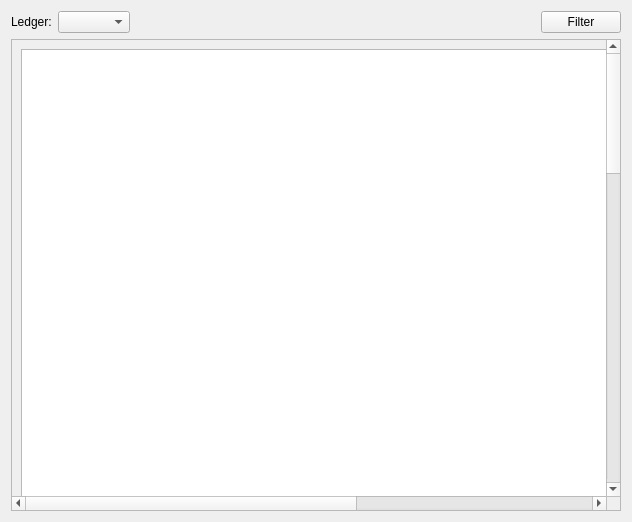
<?xml version="1.0" encoding="UTF-8"?>
<ui version="4.0">
 <class>AnalysisView</class>
 <widget class="QWidget" name="AnalysisView">
  <property name="geometry">
   <rect>
    <x>0</x>
    <y>0</y>
    <width>632</width>
    <height>522</height>
   </rect>
  </property>
  <property name="windowTitle">
   <string>Analysis View</string>
  </property>
  <layout class="QVBoxLayout" name="verticalLayout">
   <item>
    <layout class="QHBoxLayout" name="horizontalLayout">
     <item>
      <widget class="QLabel" name="label">
       <property name="text">
        <string>Ledger:</string>
       </property>
      </widget>
     </item>
     <item>
      <widget class="QComboBox" name="ledgerEdit"/>
     </item>
     <item>
      <spacer name="horizontalSpacer">
       <property name="orientation">
        <enum>Qt::Horizontal</enum>
       </property>
       <property name="sizeHint" stdset="0">
        <size>
         <width>40</width>
         <height>20</height>
        </size>
       </property>
      </spacer>
     </item>
     <item>
      <widget class="QPushButton" name="filterButton">
       <property name="text">
        <string>Filter</string>
       </property>
      </widget>
     </item>
    </layout>
   </item>
   <item>
    <widget class="QScrollArea" name="scrollArea">
     <property name="frameShape">
      <enum>QFrame::StyledPanel</enum>
     </property>
     <property name="frameShadow">
      <enum>QFrame::Sunken</enum>
     </property>
     <property name="lineWidth">
      <number>5</number>
     </property>
     <property name="midLineWidth">
      <number>0</number>
     </property>
     <property name="widgetResizable">
      <bool>true</bool>
     </property>
     <widget class="QWidget" name="scrollAreaWidgetContents">
      <property name="geometry">
       <rect>
        <x>0</x>
        <y>0</y>
        <width>1018</width>
        <height>1630</height>
       </rect>
      </property>
      <layout class="QVBoxLayout" name="verticalLayout_2">
       <item>
        <widget class="QChartView" name="chartView_1">
         <property name="sizePolicy">
          <sizepolicy hsizetype="Expanding" vsizetype="Minimum">
           <horstretch>0</horstretch>
           <verstretch>0</verstretch>
          </sizepolicy>
         </property>
         <property name="minimumSize">
          <size>
           <width>1000</width>
           <height>600</height>
          </size>
         </property>
        </widget>
       </item>
       <item>
        <widget class="QChartView" name="chartView_2">
         <property name="minimumSize">
          <size>
           <width>0</width>
           <height>500</height>
          </size>
         </property>
        </widget>
       </item>
       <item>
        <widget class="QChartView" name="chartView_3">
         <property name="minimumSize">
          <size>
           <width>0</width>
           <height>500</height>
          </size>
         </property>
        </widget>
       </item>
      </layout>
     </widget>
    </widget>
   </item>
  </layout>
 </widget>
 <customwidgets>
  <customwidget>
   <class>QChartView</class>
   <extends>QGraphicsView</extends>
   <header>QtCharts</header>
  </customwidget>
 </customwidgets>
 <resources/>
 <connections/>
</ui>
